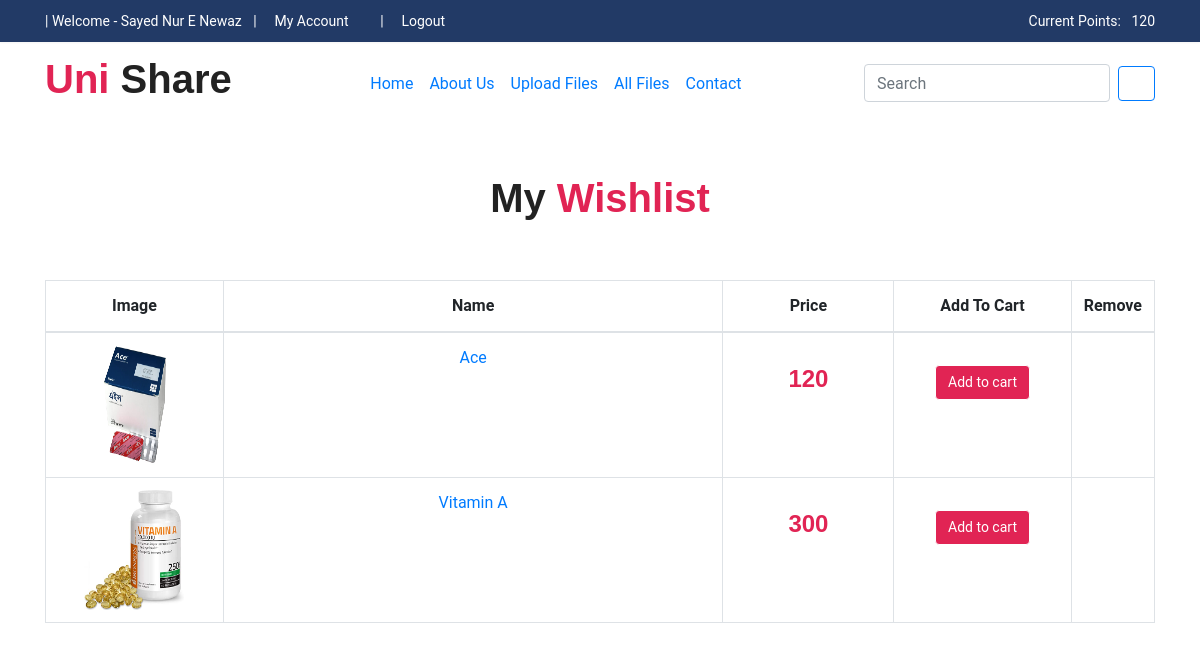
The page /wishlist.php (signed in) on the database its author committed.
### tables this page shows
CREATE TABLE `user` (
  `id` int(11) NOT NULL,
  `name` varchar(255) NOT NULL,
  `email` varchar(255) NOT NULL,
  `password` varchar(255) NOT NULL,
  `contact_no` varchar(255) NOT NULL,
  `shipping_address` longtext DEFAULT NULL,
  `registration_date` timestamp NOT NULL DEFAULT current_timestamp() ON UPDATE current_timestamp(),
  `status` int(11) NOT NULL,
  `point` int(11) NOT NULL,
  `token` varchar(255) NOT NULL
);

CREATE TABLE `wishlist` (
  `list_id` int(11) NOT NULL,
  `user_id` int(11) NOT NULL,
  `medicine_id` int(11) NOT NULL,
  `posting date` timestamp NOT NULL DEFAULT current_timestamp()
);

CREATE TABLE `medicine` (
  `id` int(11) NOT NULL,
  `name` varchar(255) NOT NULL,
  `company` varchar(255) NOT NULL,
  `price` decimal(10,0) NOT NULL,
  `image1` varchar(255) NOT NULL,
  `image2` varchar(255) DEFAULT NULL,
  `image3` varchar(255) DEFAULT NULL,
  `description` longtext DEFAULT NULL,
  `shipping_charge` decimal(10,0) NOT NULL,
  `stock` int(11) NOT NULL,
  `product_availability` varchar(255) NOT NULL,
  `feature` varchar(255) NOT NULL,
  `posting_date` timestamp NOT NULL DEFAULT current_timestamp() ON UPDATE current_timestamp()
);

### wishlist.php (the view, shortened to what this page needs)
<?php
include('includes/config.php');
if(strlen($_SESSION['login'])==0)
    {
header('location:login.php');
}
else{
?>
<!DOCTYPE html>
<html lang="en">
<head>
	<?php include('includes/links.php')?>
</head>
<body>
	<?php include('includes/header.php')?>
    <div class="container">
        <div class="row">
            <div class="col-md-12">
                <div class="col-md-12 mt-100" style="text-align:center; padding:50px;">
                    <h1>My <span style="color:#E12454">Wishlist</span></h1>
                </div>
            </div>
        </div>
    </div>
    <div class="container">
        <div class="row">
            <div class="col-md-12">
                <div class="table-responsive">
                    <table class="table table-bordered" style="text-align:center;">
                        <thead>
                            <tr>
								<th colspan="1">Image</th>
                                <th colspan="1">Name</th>
                                <th colspan="1">Price</th>
                                <th colspan="1">Add To Cart</th>
                                <th colspan="1">Remove</th>
							</tr>
                        </thead>
                        <tbody>
                            <?php
                                $run=mysqli_query($con,"select medicine.name as mname, medicine.image1 as mimage, medicine.price as mprice, wishlist.medicine_id as pid, wishlist.list_id as id from wishlist join medicine on medicine.id=wishlist.medicine_id where wishlist.user_id='".$_SESSION['id']."'");
                                $num=mysqli_num_rows($run);
                                if($num>0)
                                {
                                while ($row=mysqli_fetch_array($run)) {
                            ?>
                            <tr>
                                <td class="col-md-2">
                                    <img src="admin/images/medicines/<?php echo ($row['mimage']);?>" width="100" height="120">
                                </td>
                                <td class="col-md-6" >
                                     <a href="product_details.php?pid=<?php echo ($row['pid']);?>" ><?php echo ($row['mname']);?>
                                     </a>
                                </td>
                                <td class="col-md-2">
                                    <h4 style="color:#E12454; margin-top:20px;">
                                        <?php
                                            echo ($row['mprice']);
                                        ?>
                                    </h4>
                                </td>
                                <td class="col-md-2">
                                        <a href="my-wishlist.php?page=product&action=add&id=<?php echo $row['pid']; ?>" class="btn-upper btn btn-primary">Add to cart</a>
                                </td>
                                <td class="col-md-2">
                                    <a href="del_wishlist.php?id=<?php echo $row['pid']?>&del=delete"  		onClick="return confirm('Are you sure you want to delete this product?')" >
                                    <i class="icofont-ui-delete"></i></a>
                                </td>
                            </tr>
                            <?php } }?>
                        </tbody>
                    </table>
                </div>
            </div>
        </div>
    </div>
</body>
</html>
<?php }?>

### includes/links.php (shortened to what this page needs)
<head>
  <link rel="stylesheet" href="https://maxcdn.bootstrapcdn.com/bootstrap/4.0.0/css/bootstrap.min.css">
  <link rel="stylesheet" href="plugins/bootstrap/css/bootstrap.min.css">
  <link rel="stylesheet" href="plugins/icofont/icofont.min.css">
  <link rel="stylesheet" href="css/style.css">
  <link rel="stylesheet" href="https://cdnjs.cloudflare.com/ajax/libs/font-awesome/6.2.1/css/all.min.css" />
</head>

### includes/header.php (shortened to what this page needs)
<header>
	<div class="header-top-bar">
		<div class="container">
			<div class="row align-items-center">
				<div class="col-lg-8">
					<ul class="top-bar-info list-inline-item pl-0 mb-0">
						<?php if(strlen($_SESSION['login']))
							{
						?>
						<li class="list-inline-item">
							| Welcome - <?php echo $_SESSION['name']?>
						</li>
						<?php } ?>
						<?php if(strlen($_SESSION['login'])==0)
							{   ?>
						<li class="list-inline-item">
							| <a href="login.php"><i class="icofont-login"></i> Login</a>
						</li>
						<li class="list-inline-item">
							| <a href="signup.php"><i class="icofont-sign-in"></i> Sign Up </a>
						</li>
						<?php }
							else{ ?>
						<li class="list-inline-item">
							| <a href="my-account.php"><i class="icofont-user"></i> My Account
							</a>
						</li>
						<li class="list-inline-item">
							| <a href="logout.php"><i class="icofont-logout"></i> Logout </a>
						</li>
						<?php } ?>
					</ul>
				</div>
				<div class="col-lg-4">
					<div class="text-lg-right">
						<?php if(strlen($_SESSION['login']))
								{
									$query=mysqli_query($con,"SELECT * from user where id='".$_SESSION['id']."'");
									$row=mysqli_fetch_array($query);
							?>
						<span><i class="icofont-money"></i> Current Points: &nbsp; </span>
						<?php echo $row['point'] ? $row['point'] : 0 ?> <span></span>
						<?php }
							?>
					</div>
				</div>
			</div>
		</div>
	</div>
	<nav class="navbar navbar-expand-lg" id="navbar">
		<div class="container">
			<a class="navbar-brand" href="index.php">
				<h1><span style="color:#E12454">Uni</span> Share</h1>
			</a>
			<div class="navbar">
				<ul class="navbar-nav ml-auto">
					<li class="nav-item">
						<a class="nav-link" href="index.php">Home</a>
					</li>
					<li class="nav-item"><a class="nav-link" href="#">About Us</a></li>
					<li class="nav-item"><a class="nav-link" href="files.php">Upload Files</a></li>
					<li class="nav-item"><a class="nav-link" href="allfiles.php">All Files</a></li>
					<li class="nav-item"><a class="nav-link" href="#">Contact</a></li>
				</ul>
			</div>
			<form class="form-inline" name="search" method="post" action="search.php">
					<input class="form-control mr-sm-2" type="search" name="course" placeholder="Search"
						aria-label="Search">
					<button class="btn btn-outline-primary my-2 my-sm-0 sr" type="submit">
						<i class="icofont icofont-search"></i>
					</button>
			</form>
		</div>
	</nav>
</header>

### css/style.css (style rules this page uses)
body { line-height: 1.6; font-family: "Roboto", sans-serif; font-size: 16px; color: #6F8BA4; font-weight: 400; }
h1, .h1, h2, .h2, h3, .h3, h4, .h4, h5, .h5, h6, .h6 { font-family: "Exo", sans-serif; font-weight: 700; color: #222; }
.header-top-bar { background: #223a66; font-size: 14px; padding: 10px 0px; box-shadow: 0 1px 2px rgba(0, 0, 0, 0.05); color: #fff; }
.btn-primary { color: #212529; background-color: #E12454; border-color: white; color:white; font-size:25px; }
.top-bar-info li a { color: #fff; margin-right: 20px; text-decoration: none; }
.btn { font-size: 14px; margin-top:20px; }

### rows shown on the page
user: point "120"
wishlist: medicine.image1 (picture), medicine.name "Ace", medicine.price "120"
wishlist: medicine.image1 (picture), medicine.name "Vitamin A", medicine.price "300"

### other values the page prints
$_SESSION['name'] "Sayed Nur E Newaz"
